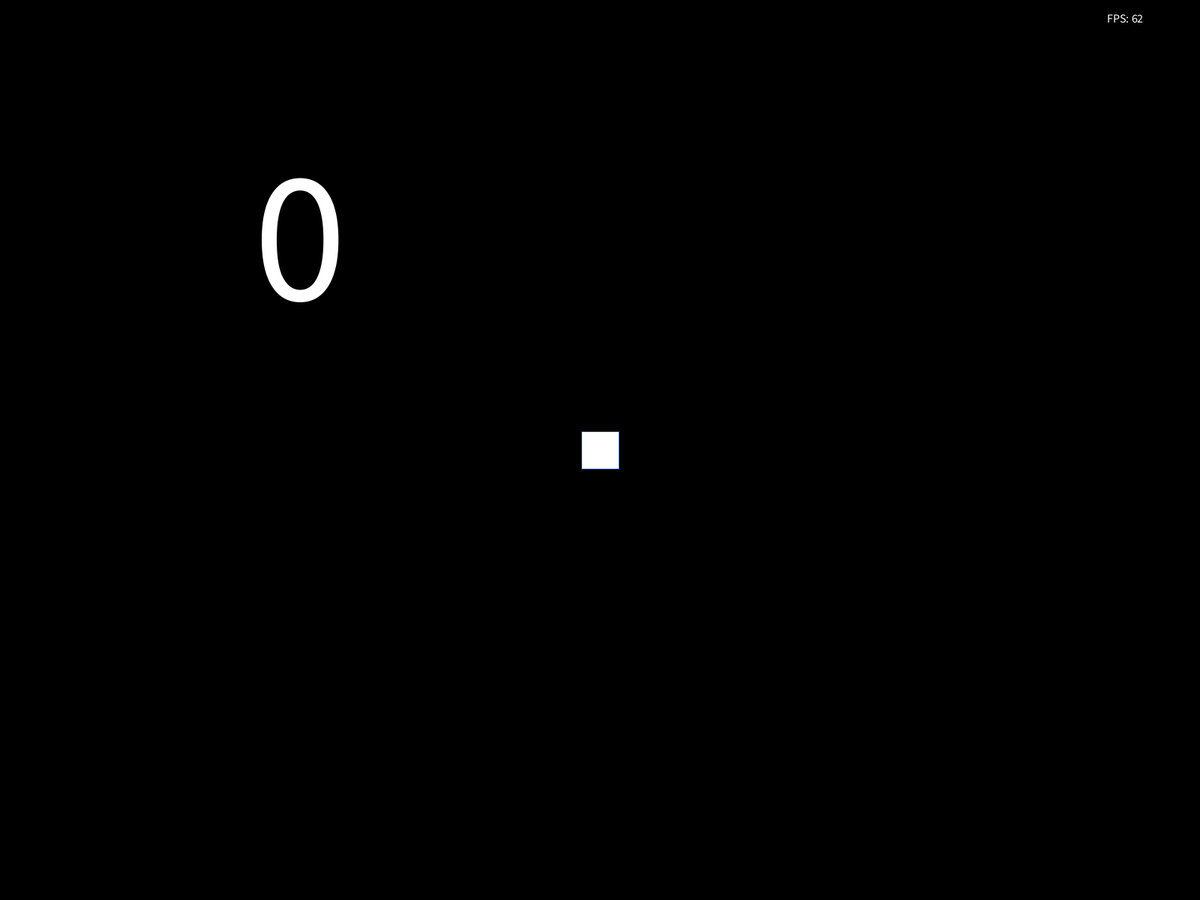
Frame 1 (no input)
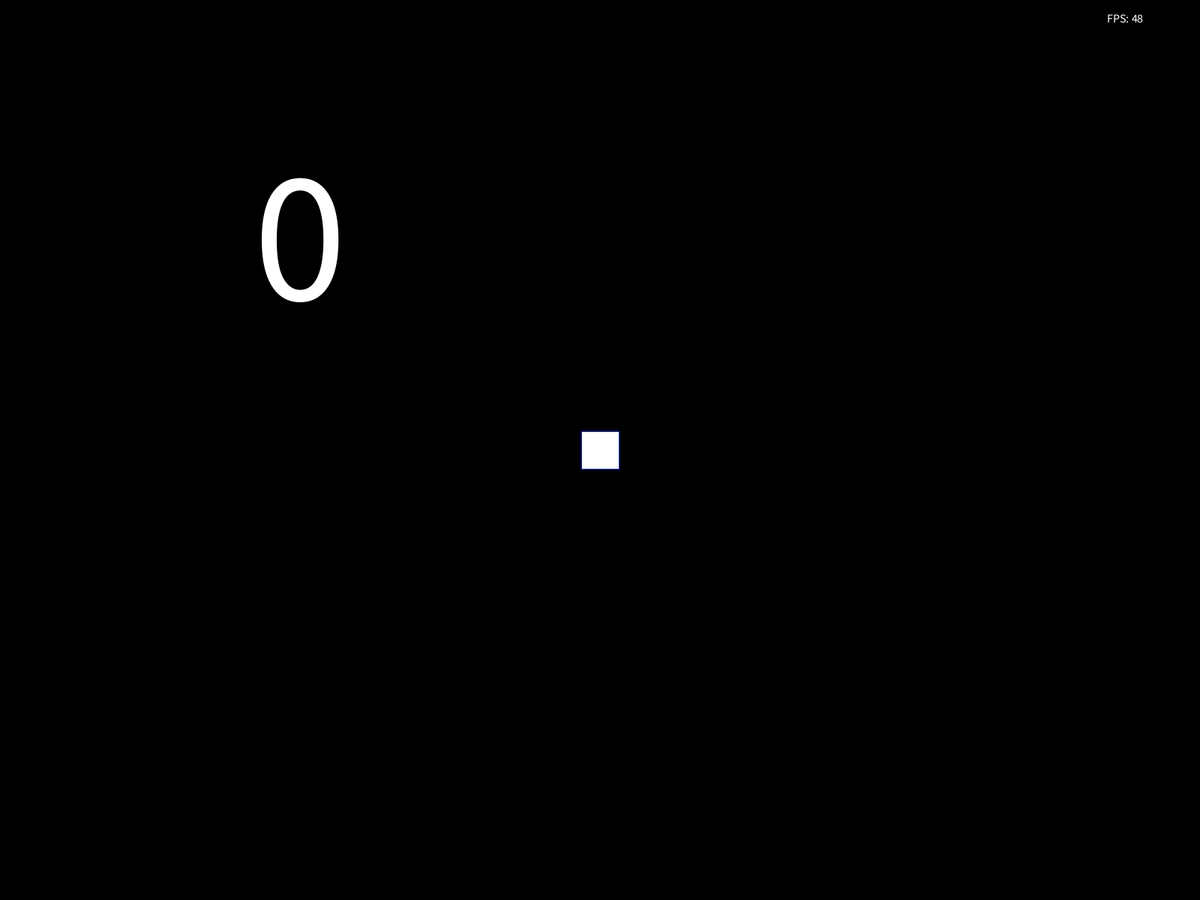
Frame 60 (the mouse pressed at the canvas centre just before this capture)
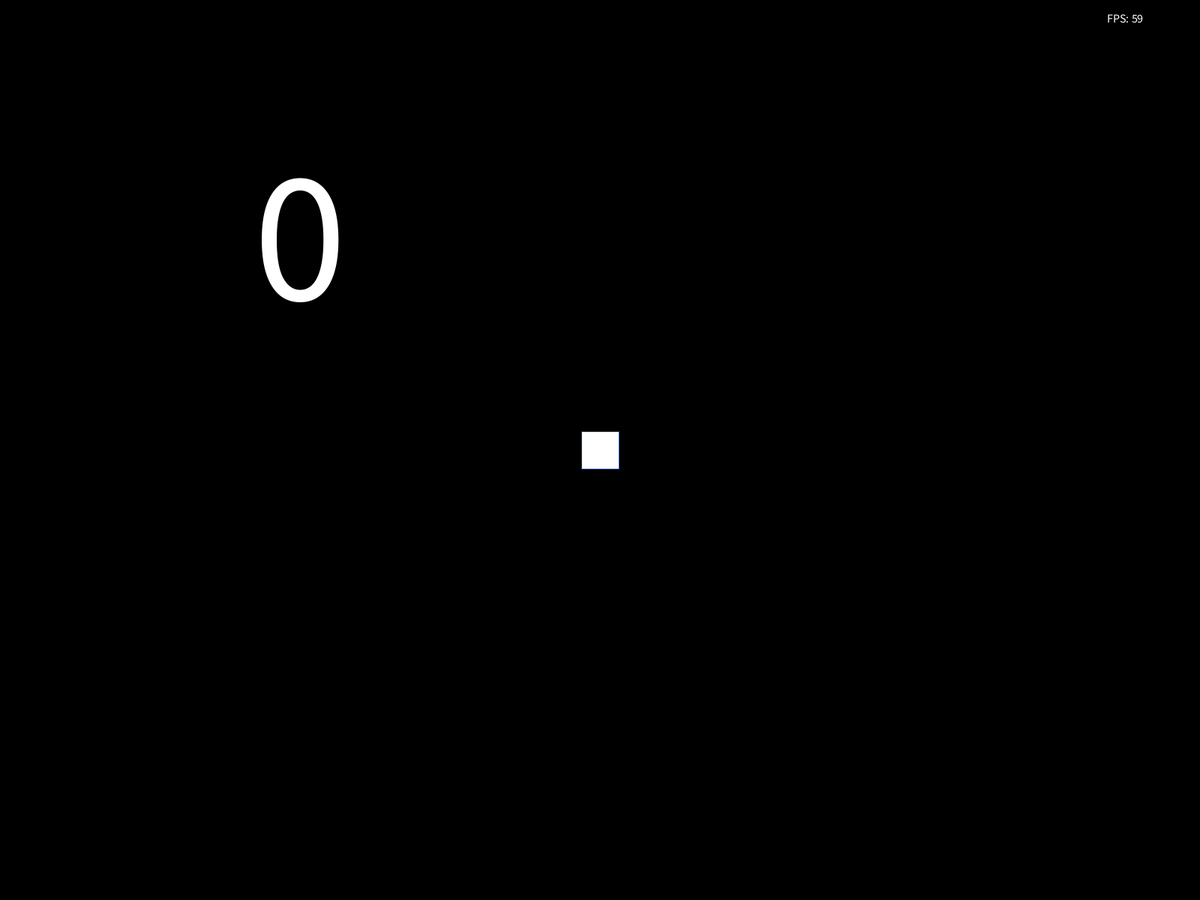
Frame 120 (the mouse held since frame 60 and released just before this capture)

The Processing sketch that drew these frames (run headless with seeded random() and noise(); from frame 60 on, the mouse is pressed at the canvas centre):

// Processing sketch: Player_1
// ── Player_1.pde
class Player{
  
//These are my variables for the player

int x;
int y; 
int w;
int h;
int speed;

boolean isMovingLeft;
boolean isMovingRight;
boolean isMovingUp;
boolean isMovingDown;


//These will be my constuctors 

Player(int startingX, int startingY, int startingW, int startingH){

x = startingX;
y = startingY;
w = startingW;
h = startingH;

isMovingLeft = false;
isMovingRight = false;
isMovingUp = false;
isMovingDown = false;

speed = 10;

}

//I will use render to render my player out



//I will use render to render my player out

void render(){
  pushMatrix();
  rectMode(CENTER);
  rect(x,y,w,h);
  popMatrix();
 
}



//This is for the movment of my player

void move(){
  if(isMovingLeft == true){
    x -= speed;
  }
  if(isMovingRight == true){
    x += speed;
  }
    if(isMovingUp == true){
    y -= speed;
  }
  if(isMovingDown == true){
    y += speed;
  }
  
  x = constrain(x, w/2, width - w/2);
  y = constrain(y, h/2, height - h/2);
  
  //My old constrain
  //x = constrain(x, 25, 825 - this.w); 
  //y = constrain(y, 25, 825 - this.h);
 
}
}

// ── Bullets.pde
class Bullet{

// These are my variables for the bullets
//int x;
//int y; 
PVector pos;
PVector vel;
int d;
int speed;
boolean shouldRemove;

//The constustor for my bullets
Bullet(float startX, float startY, float targetX, float targetY) {
  pos = new PVector(startX, startY);
  
PVector dir = new PVector(targetX - startX, targetY - startY);
    dir.normalize(); // Make it unit length
    dir.mult(10);    // Set speed
 //This is the velocity of the bullet and direaction 
 vel = dir;
 //This is the diamter for the bullet
 d = 15;
//This is the check to see if the balls are in bounds
  shouldRemove = false;
  
}

void render(){
  circle(pos.x, pos.y, d);
}
void move(){
  pos.add(vel);
  
}
void checkRemove() {
    if (pos.x < 0 || pos.x > width || pos.y < 0 || pos.y > height) {
      shouldRemove = true;
    }
  }
}







//This is my code to check if my bullets are out of bound
//void checkRemove(){
//  if (y < 0){
//    shouldRemove = true;
//   }
//  if (y < 800){
//    shouldRemove = true;
//   }
//   if (x < 0){
//    shouldRemove = true;
//    if (x < 800){
//    shouldRemove = true;
//   }
//   }
// }
//}
 

// ── My_New_Fruit_Game.pde
//Declaring my vars
Player P1;
int shot;
//This is where the balls get stored for the  ball loop
ArrayList<Bullet> bulletList;

void setup() {
  frameRate(240);
  fullScreen();
  noCursor();
  //This code make the playr start in the center
  P1 = new Player(width/2, height/2, 50, 50);
  bulletList = new ArrayList<Bullet>();
}

void draw() {
  //This is my  crosshair basic rigth now but I plan to fix
  if (mouseX < 800) {
    cursor(CROSS);
  } else {
    cursor(HAND);
  }

  //This is for my score
  background(0);
  textAlign(CENTER);
  textSize(250);
  stroke(0, 50, 255);
  text(shot, 400, 400);
  frameRate(60);
  P1.render();
  P1.move();

  //This is to create the ball loop and to check if its in or out of bounds
  for (Bullet aBullet : bulletList) {
    aBullet.render();
    aBullet.move();
    aBullet.checkRemove();
  }

  for (int i = bulletList.size()-1; i> - 0; i -=1) {
  }

  //This adds a frame counter  I really wanted it for some reason
  fill(255);
  textSize(16);
  text("FPS: " + int(frameRate), width - 100, 30);
}
//Check If THe Key Is Pressed
void keyPressed() {
  
  if (key == 'a') {
    P1.isMovingLeft = true;
  }
  if (key == 'd') {
    P1.isMovingRight = true;
  }
  if (key == 'w') {
    P1.isMovingUp = true;
  }
  if (key == 's') {
    P1.isMovingDown = true;

    //} Old Shoot Button
    //if (key == ' ') {
    // bulletList.add(new Bullet(P1.x, P1.y, mouseX, mouseY));
    //shot++;
  }
}
//New Button To Shoot
void mousePressed() {
  if (mouseButton == LEFT) {
    bulletList.add(new Bullet(P1.x, P1.y, mouseX, mouseY));
    shot++;
  }
}

//Check If The Key Is Released
void  keyReleased() {
  if (key == 'a') {
    P1.isMovingLeft = false;
  }
  if (key == 'd') {
    P1.isMovingRight = false;
  }
  if (key == 'w') {
    P1.isMovingUp = false;
  }
  if (key == 's') {
    P1.isMovingDown = false;
  }
}
